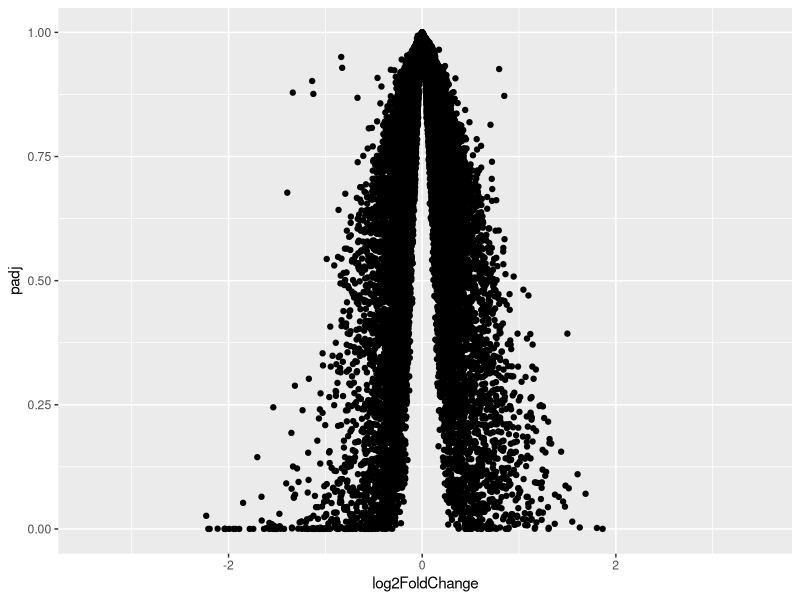
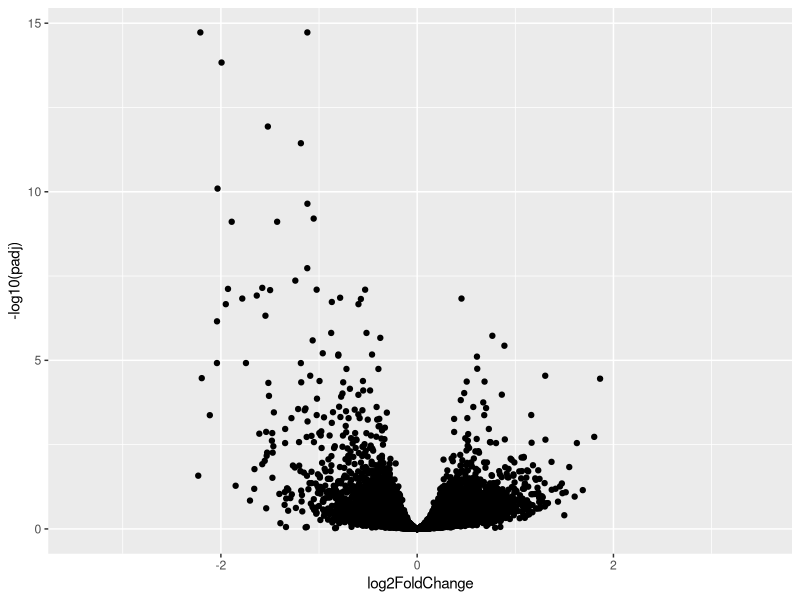
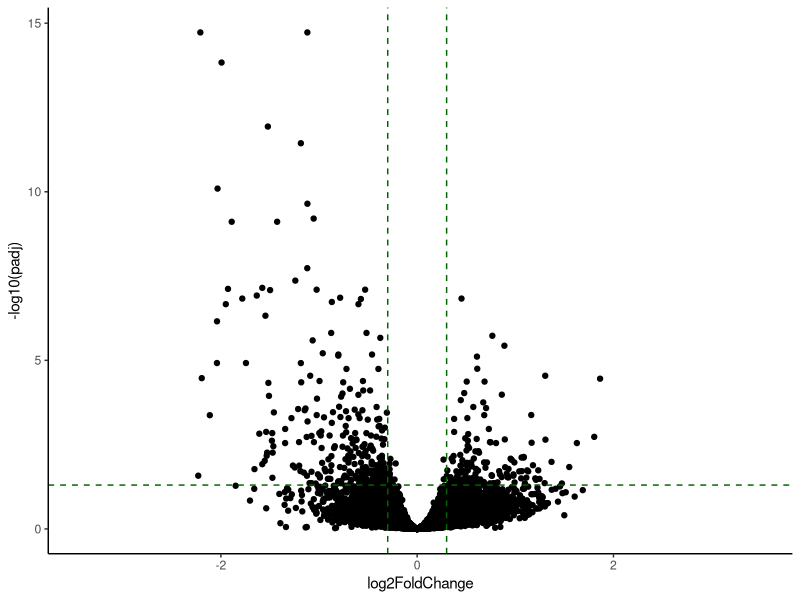
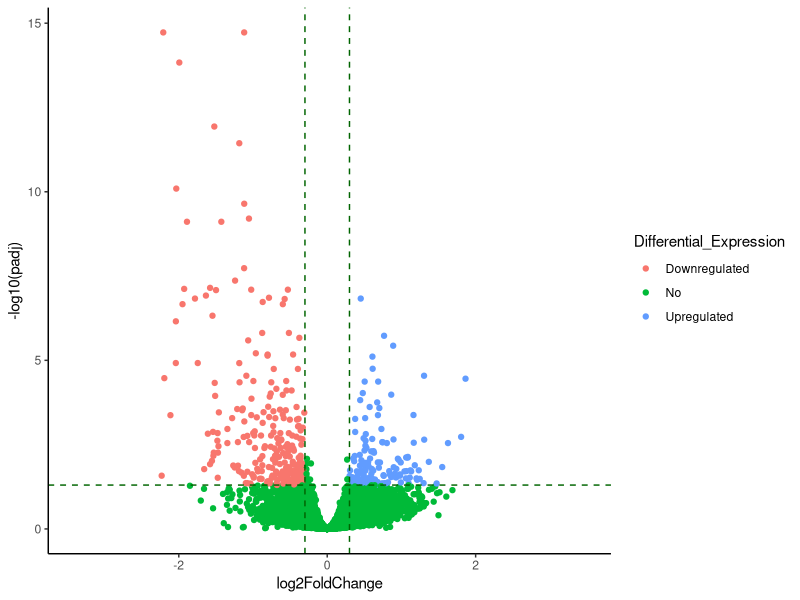
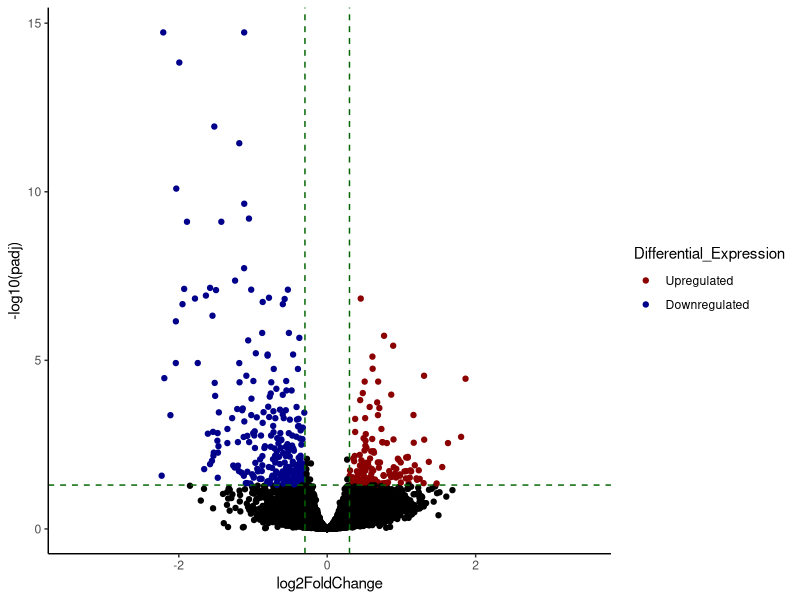
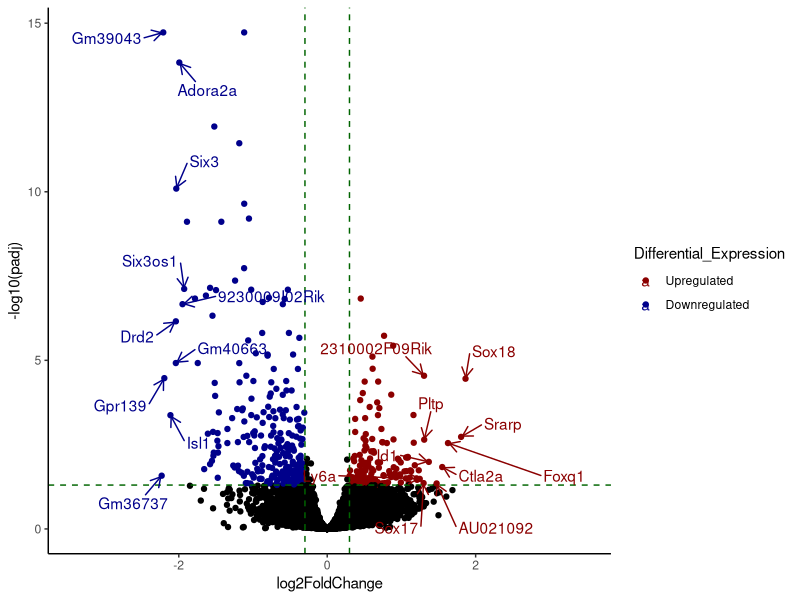
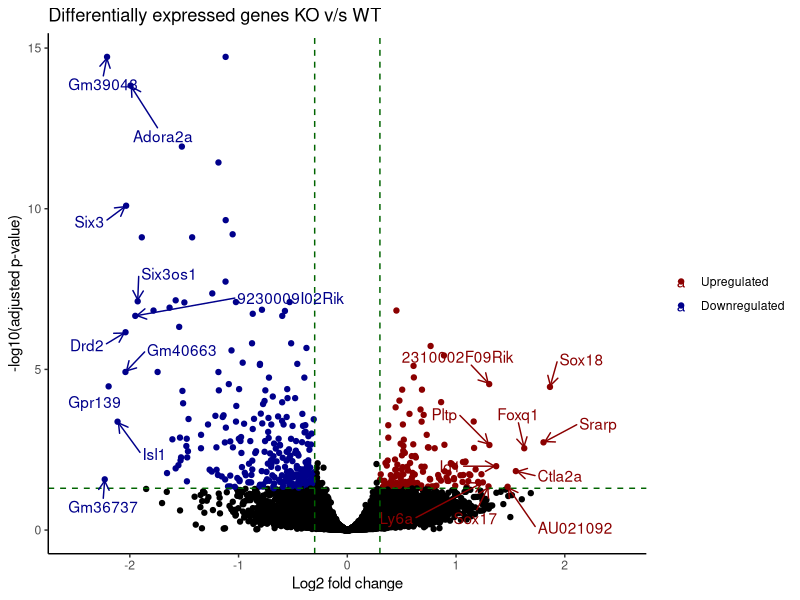
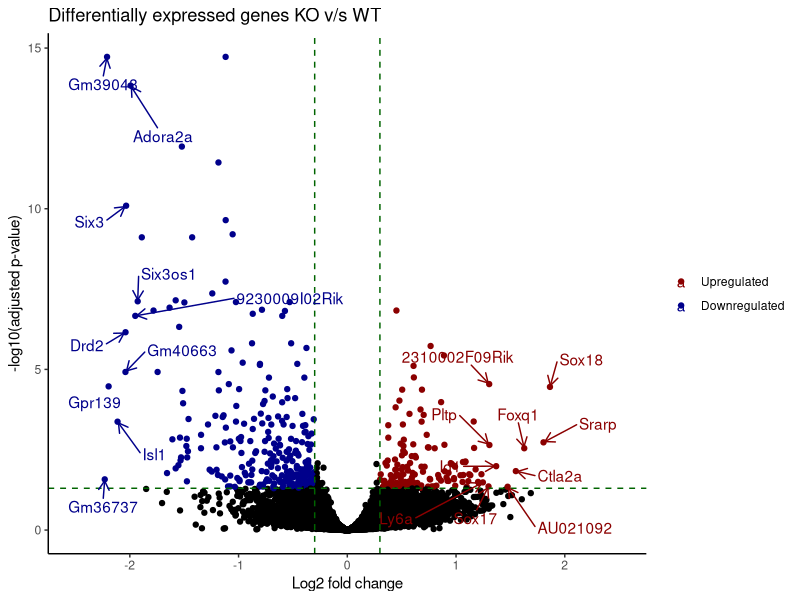

The R source for these figures, in order:
################################################
#####Tutorial 1- 8/24/23
#####Volcano plot
################################################

#Download libraries
install.packages("ggplot2")
install.packages("ggrepel")

#Load libraries
library(ggplot2)
library(ggrepel)

#Set working directory
setwd("/data")

#Read the data we will use for plotting
df<- read.table(file="pseudobulk_allcells_kovswt.txt", header = TRUE, sep = "\t")

#Lets see what the data looks like
View(df)

#Basic scatter plot
ggplot(data=df,aes(x=log2FoldChange,y=padj))+geom_point()

#Doesn't look like a volcano plot. What is different? 
#Change y axis scale
ggplot(data=df, aes(x=log2FoldChange, y=-log10(padj))) + geom_point()

#Lets get rid of the background grid lines 
#Add vertical lines that indicate log2FoldChange threshold and horizontal lines for padj threshold
ggplot(data=df, aes(x=log2FoldChange, y=-log10(padj))) + geom_point()+
  theme_classic()+
  geom_vline(xintercept=c(-0.3, 0.3), col="darkgreen",linetype=2) +
  geom_hline(yintercept=-log10(0.05), col="darkgreen",linetype=2) 

#Which genes are differentially expressed? The ones in the upper left and upper right corner
#Add a column to the table to specify if a gene is differentially expressed
df$Differential_Expression<-"No"
df$Differential_Expression[df$log2FoldChange>0.3 & df$padj<0.05 & df$pvalue<0.05]<-"Upregulated"
df$Differential_Expression[df$log2FoldChange< -0.3 & df$padj<0.05 & df$pvalue<0.05]<-"Downregulated"

#Lets see the updated table
View(df)

#Re-plot with "colour" parameter- this will colour the DEGs
ggplot(data=df, aes(x=log2FoldChange, y=-log10(padj), col=Differential_Expression)) + geom_point()+
  theme_classic()+
  geom_vline(xintercept=c(-0.3, 0.3), col="darkgreen",linetype=2) +
  geom_hline(yintercept=-log10(0.05), col="darkgreen",linetype=2) 

#Lets change these default colours and re-plot
#Get rid of the "No" in the legend
mycolors <- c("black", "darkred","darkblue")
names(mycolors) <- c("No", "Upregulated","Downregulated")
ggplot(data=df, aes(x=log2FoldChange, y=-log10(padj), col=Differential_Expression)) + geom_point()+
  theme_classic()+
  geom_vline(xintercept=c(-0.3, 0.3), col="darkgreen",linetype=2) +
  geom_hline(yintercept=-log10(0.05), col="darkgreen",linetype=2) +
  scale_colour_manual(values = mycolors,breaks = c("Upregulated","Downregulated"))

#Subset upregulated genes and order their log2FoldChange in descending order
up<-df[df$Differential_Expression=="Upregulated",]
up<-up[order(up$log2FoldChange,decreasing = TRUE),]

#Subset downregulated genes and order their log2FoldChange in ascending order
down<-df[df$Differential_Expression=="Downregulated",]
down<-down[order(down$log2FoldChange),]

#Lets make a list of the top 10 upregulated genes and top 10 downregulated genes
top_genes<-append((up[1:10,1]),(down[1:10,1]))
#instead of this, you can also label specific genes of your choice by making a list of gene names like you did for colors. 

#Write the names of these top DEGs next to their point
df$delabel<-NA
#check if the value in the gene column exists in the top_genes list
#If it does, change the NA label to the gene name
df$delabel[df$gene %in% top_genes]<-df$gene[df$gene %in% top_genes]

#Lets look at the updated table
View(df)

#Plot with labels
ggplot(data=df, aes(x=log2FoldChange, y=-log10(padj), col=Differential_Expression, label=delabel)) + geom_point()+
  theme_classic()+
  geom_vline(xintercept=c(-0.3, 0.3), col="darkgreen",linetype=2) +
  geom_hline(yintercept=-log10(0.05), col="darkgreen",linetype=2) +
  scale_colour_manual(values = mycolors,breaks = c("Upregulated","Downregulated")) + 
  geom_text_repel(arrow = arrow(length = unit(0.02, "npc")),box.padding = 1,max.overlaps=Inf)

#Change titles and clean up
ggplot(data=df, aes(x=log2FoldChange, y=-log10(padj), col=Differential_Expression, label=delabel)) + geom_point()+
  theme_classic()+
  geom_vline(xintercept=c(-0.3, 0.3), col="darkgreen",linetype=2) +
  geom_hline(yintercept=-log10(0.05), col="darkgreen",linetype=2) +
  scale_colour_manual(values = mycolors,breaks = c("Upregulated","Downregulated")) + 
  geom_text_repel(arrow = arrow(length = unit(0.02, "npc")),box.padding = 1,max.overlaps=Inf) +
  xlim(-2.5,2.5)+
  xlab("Log2 fold change")+
  ylab("-log10(adjusted p-value)")+
  ggtitle("Differentially expressed genes KO v/s WT")+ 
  theme(legend.title=element_blank())

#save the plot
p<- ggplot(data=df, aes(x=log2FoldChange, y=-log10(padj), col=Differential_Expression, label=delabel)) + geom_point()+
  theme_classic()+
  geom_vline(xintercept=c(-0.3, 0.3), col="darkgreen",linetype=2) +
  geom_hline(yintercept=-log10(0.05), col="darkgreen",linetype=2) +
  scale_colour_manual(values = mycolors,breaks = c("Upregulated","Downregulated")) + 
  geom_text_repel(arrow = arrow(length = unit(0.02, "npc")),box.padding = 1,max.overlaps=Inf) +
  xlim(-2.5,2.5)+
  xlab("Log2 fold change")+
  ylab("-log10(adjusted p-value)")+
  ggtitle("Differentially expressed genes KO v/s WT")+ 
  theme(legend.title=element_blank())

png(file="volcano_plot.png",width=800,height=800,res=100)
print(p)
dev.off()

################################################
#####Challenge 1- 7/27/23
#####MA plot
################################################
top_genes<-c("Sox18","Foxq1","Isl1","Drd2")
df$delabel<-NA
df$delabel[df$gene %in% top_genes]<-df$gene[df$gene %in% top_genes]

q<- ggplot(data=df, aes(x=log2(baseMean), y=log2FoldChange, col=Differential_Expression, label=delabel)) + geom_point()+
  theme_classic()+
  geom_hline(yintercept=c(-0.3, 0.3), col="darkgreen",linetype=2) +
  scale_colour_manual(values = mycolors,breaks = c("Upregulated","Downregulated")) + 
  geom_text_repel(arrow = arrow(length = unit(0.02, "npc")),box.padding = 1,max.overlaps=Inf)+
  xlab("Log2 base mean")+
  ylab("Log2 fold change")+
  ggtitle("Differentially expressed genes KO v/s WT")+ 
  theme(legend.title=element_blank()) 

png(file="ma_plot.png",width=800,height=800,res=100)
print(q)
dev.off()
